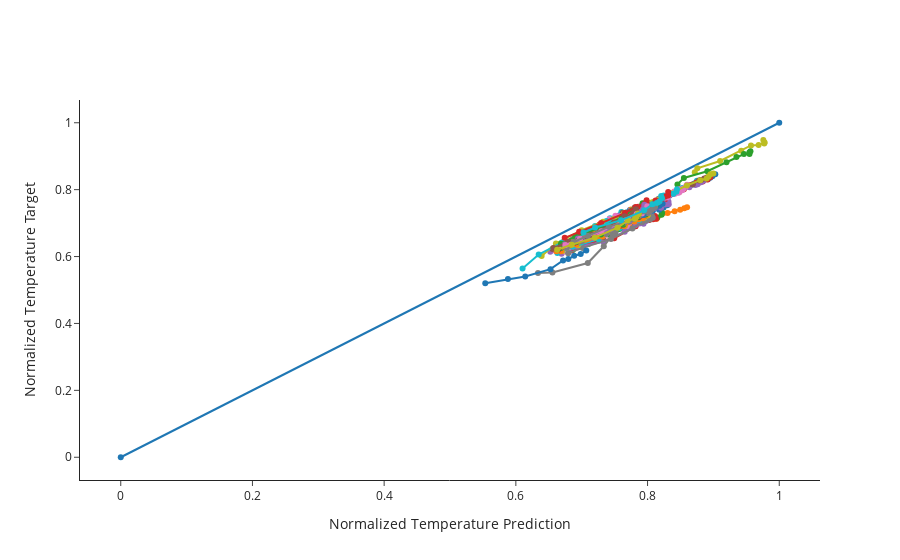

The notebook cell this image was saved under:
### Markdown cell above
## Parity Plot of Test Error

### Code cell
skip = 20

fig = go.Figure()
fig.add_trace(go.Scatter(x=[0, 1], y=[0, 1], showlegend=False, mode="markers+lines"))
for i in range(0, len(datasets["X_test"]), batch_size * skip):
    df_pred = pd.DataFrame(model.predict(datasets["X_test"][i : i + batch_size], verbose=0)[:, :, 0])
    df_train = pd.DataFrame(datasets["y_test"][i : i + batch_size][:, :, 0])
    fig.add_trace(
        go.Scatter(
            x=df_pred.values[0],
            y=df_train.values[0],
            showlegend=False,
            mode="markers+lines",
        )
    )

fig.update_yaxes(title="Normalized Temperature Target")
fig.update_xaxes(title="Normalized Temperature Prediction")
fig.update_layout(template="simple_white")
fig.update_layout(height=500)
